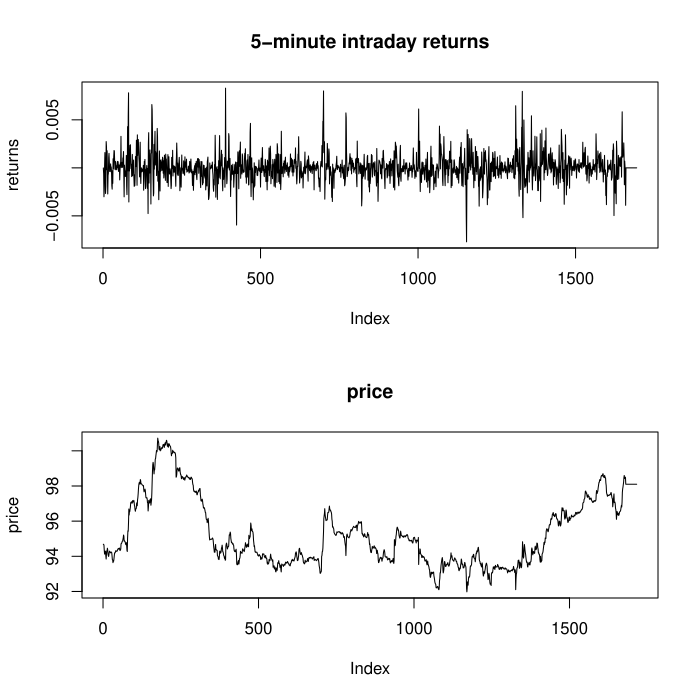

Reproduce this figure in R.
#
# Copyright (c) 2015 by Yuchao Zhao, Xiaoye Meng.
#
# This program is free software: you can redistribute it and/or modify
# it under the terms of the GNU General Public License as published by
# the Free Software Foundation, either version 3 of the License, or
# (at your option) any later version.
#
# This program is distributed in the hope that it will be useful,
# but WITHOUT ANY WARRANTY; without even the implied warranty of
# MERCHANTABILITY or FITNESS FOR A PARTICULAR PURPOSE.  See the
# GNU General Public License for more details.
#
# You should have received a copy of the GNU General Public License
# along with this program.  If not, see <http://www.gnu.org/licenses/>.
#

da = read.table("data/mmm9912-dtp.txt", header = F)
T = dim(da)[1]
# FIXME
icnt = 0;
prev = 0;
while (icnt < T) {
	idx = c(1:T)[da[, 1] == da[icnt + 1, 1]]
	for (i in (icnt + 1):(icnt + length(idx))) {
		if (da[i, 1] > prev + 1) da[i, 1] = prev + 1
	}
	icnt = icnt + length(idx)
	prev = da[icnt, 1]
}
source("c5/hfrtn.R")
hfrtn = hfrtn(da, 5)
par(mfrow = c(2, 1))
plot(hfrtn$rtn,   type = 'l', main = '5-minute intraday returns', ylab = 'returns');
plot(hfrtn$price, type = 'l', main = 'price',                     ylab = 'price');
Box.test(hfrtn$rtn, lag = 10, type = 'Ljung')
# FIXME
vol = NULL
for (i in 0:21) {
	vol = c(vol, sum(hfrtn$rtn[(77 * i + 1):(77 * i + 77)] ^ 2))
}
plot(vol, type = 'l', main = 'Under independence', xlab = 'day')
